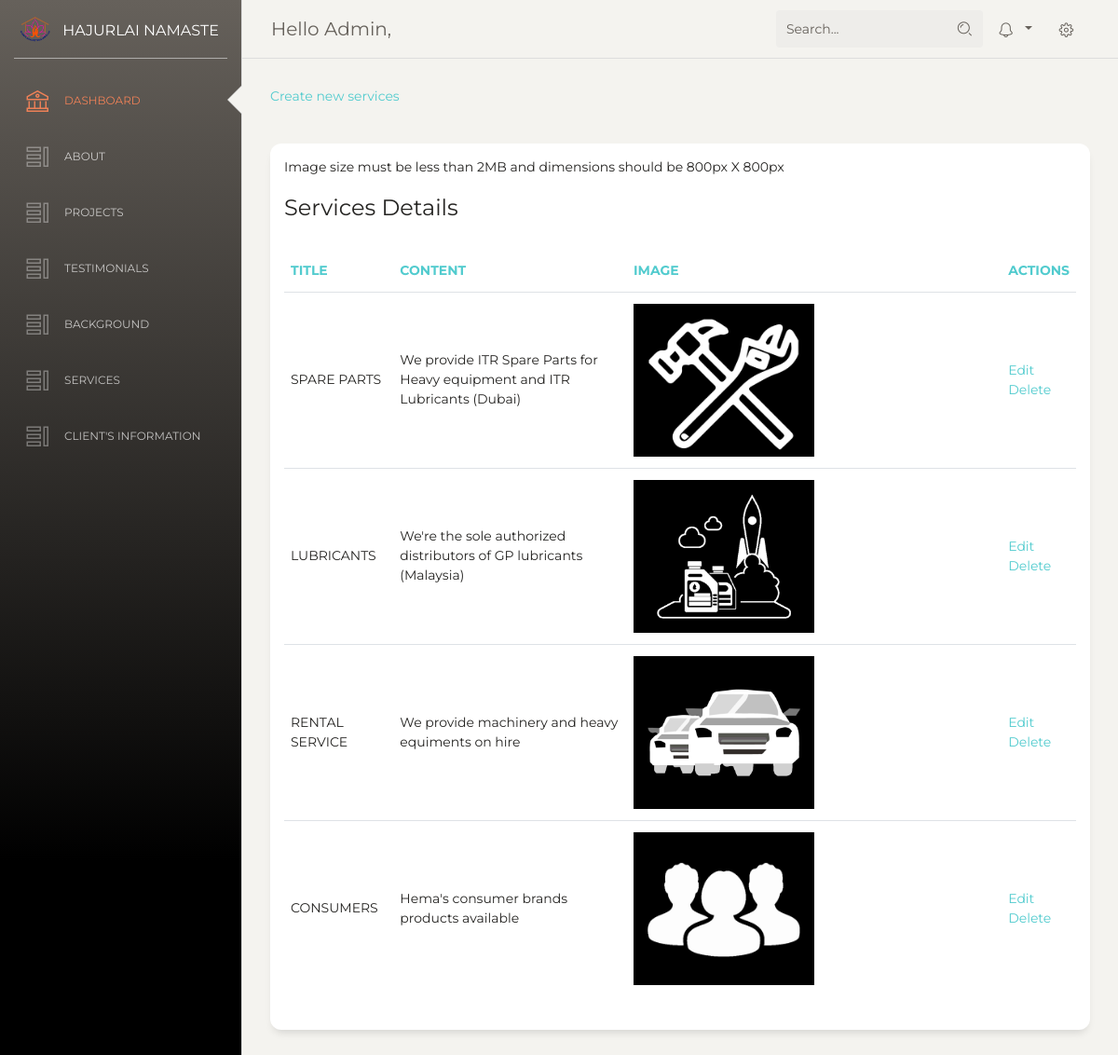
Page /backend/services.php (signed in) on the committed database.
### tables this page shows
CREATE TABLE `services` (
  `id` int(11) NOT NULL,
  `title` varchar(60) NOT NULL,
  `content` mediumtext NOT NULL,
  `image` varchar(100) NOT NULL,
  `created_at` timestamp NOT NULL DEFAULT CURRENT_TIMESTAMP ON UPDATE CURRENT_TIMESTAMP,
  `updated_at` timestamp NOT NULL DEFAULT '0000-00-00 00:00:00'
);

### backend/services.php (the view, shortened to what this page needs)
<?php
	include('../config/init.php');
	    $sql="SELECT * FROM services";
        $result = $connection->query($sql);
        $count = $result->num_rows;
?>
<!DOCTYPE html>
<html lang="en">
<head>
  <link href="https://maxcdn.bootstrapcdn.com/font-awesome/latest/css/font-awesome.min.css" rel="stylesheet">
  <link href="assets/css/bootstrap.min.css" rel="stylesheet" />
  <link href="assets/css/paper-dashboard.css?v=2.0.0" rel="stylesheet" />
  <link href="assets/demo/demo.css" rel="stylesheet" />
</head>
<body class="">
  <div class="wrapper ">
    <?php
        include('includes/sidenav.php');
    ?>
    <div class="main-panel">
      <?php
        include('includes/navbar.php');
      ?>
      <div class="content">
          <div class="row" style="margin-bottom:40px;">
            <div class="col-md-12">
                <a href="createservices.php">Create new services</a>
                </div>
          </div>
        <div class="row">
        <div class="col-md-12">
            <div class="card">
              <div class="card-header">
                <p>Image size must be less than 2MB and dimensions should be 800px X 800px</p>
                <h4 class="card-title"> Services Details </h4>
              </div>
              <div class="card-body">
                    <?php if($count > 0) { ?>
                        <div class="table-responsive">
                            <table class="table">
                                <thead class=" text-primary">
                                <th>
                                    Title
                                </th>
                                <th>
                                    Content
                                </th>
                                <th>
                                    Image
                                </th>
                                <th>
                                    Actions
                                </th>
                                </thead>
                                <tbody>
                                <?php while($row = $result->fetch_assoc()){ ?>
                                    <tr>
                                        <td>
                                        <?php echo $row['title']; ?>
                                        </td>
                                        <td>
                                        <?php echo $row['content']; ?>
                                        </td>
                                        <td>
                                            <div style="background-color:black !important;" class="col-md-6"><img src="<?php echo $row['image']; ?>" class="img-responsive"></div>
                                        </td>
                                        <td>
                                            <a href="editservices.php?id='<?php echo $row['id'];?>'">Edit</a><br/>
                                            <a href="deleteservices.php?id='<?php echo $row['id'];?>'">Delete</a>
                                        </td>
                                    </tr>
                                <?php } ?>
                                </tbody>
                            </table>
                        </div>
                    <?php }  else{
                        echo "<h5>No services found!!!</h5>";
                    }
                    ?>
              </div>
            </div>
          </div>
        </div>
      </div>
    </div>
  </div>
</body>
</html>

### rows in the picture
services: title "SPARE PARTS", content "We provide ITR Spare Parts for Heavy equipment and ITR Lubricants (Dubai)", image (picture)
services: title "LUBRICANTS", content "We're the sole authorized distributors of GP lubricants (Malaysia)", image (picture)
services: title "RENTAL SERVICE", content "We provide machinery and heavy equiments on hire", image (picture)
services: title "CONSUMERS", content "Hema's consumer brands products available", image (picture)

### other values in the picture
$_SESSION['name'] "Admin"
